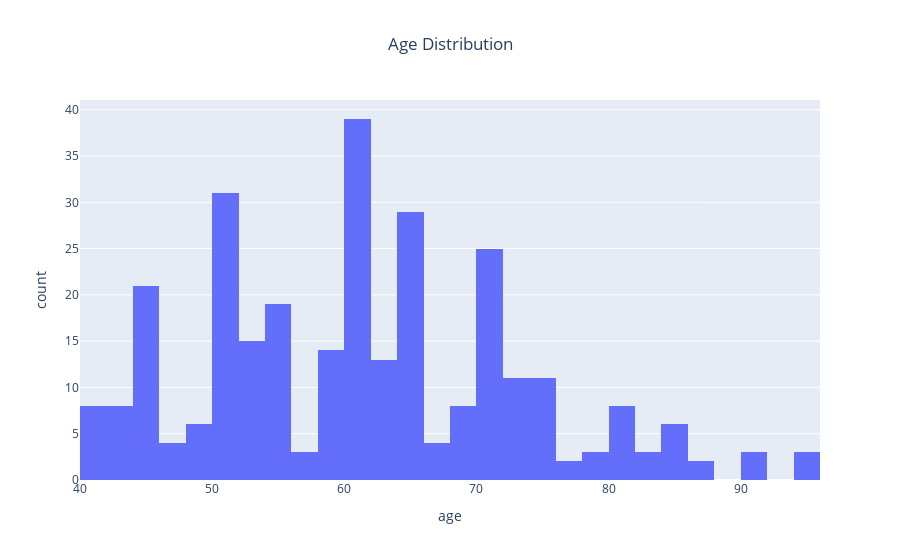
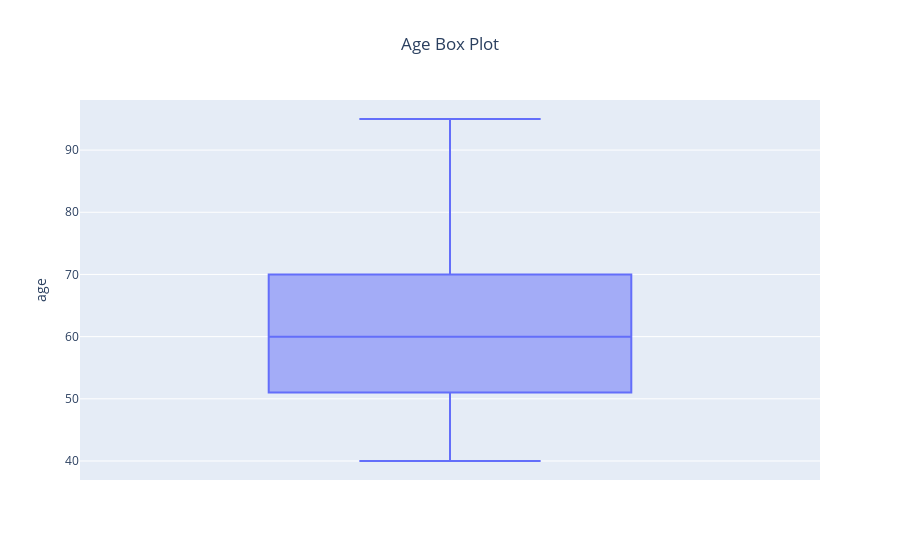

Notebook cell for these charts, in order:
### Markdown cell above
### AGE

### Code cell
# Histogram for 'age'
fig_age_hist = px.histogram(df, x='age', nbins=30, title="Age Distribution")
# Update title alignment to center
fig_age_hist.update_layout(
    title=dict(
        text="Age Distribution",
        x=0.5,  # x=0.5 centers the title
        xanchor='center'  # Align title to center
    )
)
# Show the plot
fig_age_hist.show()


# Box Plot for 'age'
fig_age_box = px.box(df, y='age', title="Age Box Plot")
# Update title alignment to center
fig_age_box.update_layout(
    title=dict(
        text="Age Box Plot",
        x=0.5,  # x=0.5 centers the title
        xanchor='center'  # Align title to center
    )
)
fig_age_box.show()

### Figure 1 — Plotly figure (JSON) as saved in the notebook; plotly's stock layout.template omitted (floating-point values rounded to 4 significant figures; data arrays with more than 128 entries replaced by an {"elided": "..."} marker saying what was removed)
{"data": [{"alignmentgroup": "True", "bingroup": "x", "hovertemplate": "age=%{x}<br>count=%{y}<extra></extra>", "legendgroup": "", "marker": {"color": "#636efa", "pattern": {"shape": ""}}, "name": "", "nbinsx": 30, "offsetgroup": "", "orientation": "v", "showlegend": false, "type": "histogram", "x": {"elided": "299 float values"}, "xaxis": "x", "yaxis": "y"}], "layout": {"barmode": "relative", "legend": {"tracegroupgap": 0}, "title": {"text": "Age Distribution", "x": 0.5, "xanchor": "center"}, "xaxis": {"anchor": "y", "domain": [0, 1], "title": {"text": "age"}}, "yaxis": {"anchor": "x", "domain": [0, 1], "title": {"text": "count"}}}}

### Figure 2 — Plotly figure (JSON) as saved in the notebook; plotly's stock layout.template omitted (floating-point values rounded to 4 significant figures; data arrays with more than 128 entries replaced by an {"elided": "..."} marker saying what was removed)
{"data": [{"alignmentgroup": "True", "hovertemplate": "age=%{y}<extra></extra>", "legendgroup": "", "marker": {"color": "#636efa"}, "name": "", "notched": false, "offsetgroup": "", "orientation": "v", "showlegend": false, "type": "box", "x0": " ", "xaxis": "x", "y": {"elided": "299 float values"}, "y0": " ", "yaxis": "y"}], "layout": {"boxmode": "group", "legend": {"tracegroupgap": 0}, "title": {"text": "Age Box Plot", "x": 0.5, "xanchor": "center"}, "xaxis": {"anchor": "y", "domain": [0, 1]}, "yaxis": {"anchor": "x", "domain": [0, 1], "title": {"text": "age"}}}}
